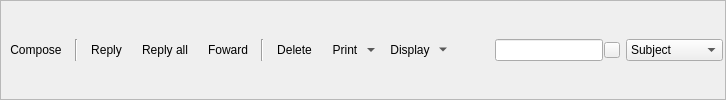
    <widget class="QFrame" name="frame">
     <property name="minimumSize">
      <size>
       <width>0</width>
       <height>0</height>
      </size>
     </property>
     <property name="styleSheet">
      <string notr="true">QFrame#frame{ 
background-color: qlineargradient(x1:0, y1:0, x2:0, y2:1,
stop:0 #FEFEFE, stop:1 #E8E8E8);

border: 1px solid #CCCCCC;}</string>
     </property>
     <property name="frameShape">
      <enum>QFrame::StyledPanel</enum>
     </property>
     <property name="frameShadow">
      <enum>QFrame::Raised</enum>
     </property>
     <layout class="QGridLayout" name="gridLayout">
      <property name="margin">
       <number>2</number>
      </property>
      <property name="horizontalSpacing">
       <number>6</number>
      </property>
      <item row="0" column="0">
       <widget class="QToolButton" name="newmessageButton">
        <property name="minimumSize">
         <size>
          <width>0</width>
          <height>0</height>
         </size>
        </property>
        <property name="maximumSize">
         <size>
          <width>167777</width>
          <height>167777</height>
         </size>
        </property>
        <property name="toolTip">
         <string>&lt;html&gt;&lt;head&gt;&lt;meta name=&quot;qrichtext&quot; content=&quot;1&quot; /&gt;&lt;style type=&quot;text/css&quot;&gt;
p, li { white-space: pre-wrap; }
&lt;/style&gt;&lt;/head&gt;&lt;body style=&quot; font-family:'Arial'; font-size:8pt; font-weight:400; font-style:normal; text-decoration:none;&quot;&gt;
&lt;p style=&quot; margin-top:0px; margin-bottom:0px; margin-left:0px; margin-right:0px; -qt-block-indent:0; text-indent:0px;&quot;&gt;New Message&lt;/p&gt;&lt;/body&gt;&lt;/html&gt;</string>
        </property>
        <property name="styleSheet">
         <string notr="true"/>
        </property>
        <property name="text">
         <string>Compose</string>
        </property>
        <property name="icon">
         <iconset resource="images.qrc">
          <normaloff>:/images/folder-draft24.png</normaloff>:/images/folder-draft24.png</iconset>
        </property>
        <property name="iconSize">
         <size>
          <width>24</width>
          <height>24</height>
         </size>
        </property>
        <property name="toolButtonStyle">
         <enum>Qt::ToolButtonIconOnly</enum>
        </property>
        <property name="autoRaise">
         <bool>true</bool>
        </property>
       </widget>
      </item>
      <item row="0" column="1">
       <widget class="Line" name="line">
        <property name="orientation">
         <enum>Qt::Vertical</enum>
        </property>
       </widget>
      </item>
      <item row="0" column="2">
       <widget class="QToolButton" name="replymessageButton">
        <property name="sizePolicy">
         <sizepolicy hsizetype="Fixed" vsizetype="Fixed">
          <horstretch>0</horstretch>
          <verstretch>0</verstretch>
         </sizepolicy>
        </property>
        <property name="minimumSize">
         <size>
          <width>0</width>
          <height>0</height>
         </size>
        </property>
        <property name="maximumSize">
         <size>
          <width>16777</width>
          <height>16777</height>
         </size>
        </property>
        <property name="toolTip">
         <string>&lt;html&gt;&lt;head&gt;&lt;meta name=&quot;qrichtext&quot; content=&quot;1&quot; /&gt;&lt;style type=&quot;text/css&quot;&gt;
p, li { white-space: pre-wrap; }
&lt;/style&gt;&lt;/head&gt;&lt;body style=&quot; font-family:'Arial'; font-size:8pt; font-weight:400; font-style:normal; text-decoration:none;&quot;&gt;
&lt;p style=&quot; margin-top:0px; margin-bottom:0px; margin-left:0px; margin-right:0px; -qt-block-indent:0; text-indent:0px;&quot;&gt;reply to selected message&lt;/p&gt;&lt;/body&gt;&lt;/html&gt;</string>
        </property>
        <property name="styleSheet">
         <string notr="true"/>
        </property>
        <property name="text">
         <string>Reply</string>
        </property>
        <property name="icon">
         <iconset resource="images.qrc">
          <normaloff>:/images/replymail-pressed.png</normaloff>:/images/replymail-pressed.png</iconset>
        </property>
        <property name="iconSize">
         <size>
          <width>24</width>
          <height>24</height>
         </size>
        </property>
        <property name="toolButtonStyle">
         <enum>Qt::ToolButtonIconOnly</enum>
        </property>
        <property name="autoRaise">
         <bool>true</bool>
        </property>
       </widget>
      </item>
      <item row="0" column="3">
       <widget class="QToolButton" name="replyallmessageButton">
        <property name="minimumSize">
         <size>
          <width>0</width>
          <height>0</height>
         </size>
        </property>
        <property name="maximumSize">
         <size>
          <width>16777</width>
          <height>16777</height>
         </size>
        </property>
        <property name="text">
         <string>Reply all</string>
        </property>
        <property name="icon">
         <iconset resource="images.qrc">
          <normaloff>:/images/replymailall24-hover.png</normaloff>:/images/replymailall24-hover.png</iconset>
        </property>
        <property name="iconSize">
         <size>
          <width>24</width>
          <height>24</height>
         </size>
        </property>
        <property name="toolButtonStyle">
         <enum>Qt::ToolButtonIconOnly</enum>
        </property>
        <property name="autoRaise">
         <bool>true</bool>
        </property>
       </widget>
      </item>
      <item row="0" column="4">
       <widget class="QToolButton" name="forwardmessageButton">
        <property name="minimumSize">
         <size>
          <width>0</width>
          <height>0</height>
         </size>
        </property>
        <property name="maximumSize">
         <size>
          <width>16777</width>
          <height>16777</height>
         </size>
        </property>
        <property name="text">
         <string>Foward</string>
        </property>
        <property name="icon">
         <iconset resource="images.qrc">
          <normaloff>:/images/mailforward24-hover.png</normaloff>:/images/mailforward24-hover.png</iconset>
        </property>
        <property name="iconSize">
         <size>
          <width>24</width>
          <height>24</height>
         </size>
        </property>
        <property name="toolButtonStyle">
         <enum>Qt::ToolButtonIconOnly</enum>
        </property>
        <property name="autoRaise">
         <bool>true</bool>
        </property>
       </widget>
      </item>
      <item row="0" column="5">
       <widget class="Line" name="line_2">
        <property name="orientation">
         <enum>Qt::Vertical</enum>
        </property>
       </widget>
      </item>
      <item row="0" column="6">
       <widget class="QToolButton" name="removemessageButton">
        <property name="minimumSize">
         <size>
          <width>0</width>
          <height>0</height>
         </size>
        </property>
        <property name="maximumSize">
         <size>
          <width>16777</width>
          <height>16777</height>
         </size>
        </property>
        <property name="toolTip">
         <string>&lt;html&gt;&lt;head&gt;&lt;meta name=&quot;qrichtext&quot; content=&quot;1&quot; /&gt;&lt;style type=&quot;text/css&quot;&gt;
p, li { white-space: pre-wrap; }
&lt;/style&gt;&lt;/head&gt;&lt;body style=&quot; font-family:'Arial'; font-size:8pt; font-weight:400; font-style:normal; text-decoration:none;&quot;&gt;
&lt;p style=&quot; margin-top:0px; margin-bottom:0px; margin-left:0px; margin-right:0px; -qt-block-indent:0; text-indent:0px;&quot;&gt;remove selected message&lt;/p&gt;&lt;/body&gt;&lt;/html&gt;</string>
        </property>
        <property name="styleSheet">
         <string notr="true"/>
        </property>
        <property name="text">
         <string>Delete</string>
        </property>
        <property name="icon">
         <iconset resource="images.qrc">
          <normaloff>:/images/deletemail24.png</normaloff>:/images/deletemail24.png</iconset>
        </property>
        <property name="iconSize">
         <size>
          <width>24</width>
          <height>24</height>
         </size>
        </property>
        <property name="toolButtonStyle">
         <enum>Qt::ToolButtonIconOnly</enum>
        </property>
        <property name="autoRaise">
         <bool>true</bool>
        </property>
       </widget>
      </item>
      <item row="0" column="7">
       <widget class="QToolButton" name="printbutton">
        <property name="sizePolicy">
         <sizepolicy hsizetype="Fixed" vsizetype="Fixed">
          <horstretch>0</horstretch>
          <verstretch>0</verstretch>
         </sizepolicy>
        </property>
        <property name="minimumSize">
         <size>
          <width>0</width>
          <height>0</height>
         </size>
        </property>
        <property name="maximumSize">
         <size>
          <width>16777</width>
          <height>16777</height>
         </size>
        </property>
        <property name="text">
         <string>Print</string>
        </property>
        <property name="icon">
         <iconset resource="images.qrc">
          <normaloff>:/images/print24.png</normaloff>:/images/print24.png</iconset>
        </property>
        <property name="iconSize">
         <size>
          <width>24</width>
          <height>24</height>
         </size>
        </property>
        <property name="popupMode">
         <enum>QToolButton::MenuButtonPopup</enum>
        </property>
        <property name="toolButtonStyle">
         <enum>Qt::ToolButtonIconOnly</enum>
        </property>
        <property name="autoRaise">
         <bool>true</bool>
        </property>
       </widget>
      </item>
      <item row="0" column="8">
       <widget class="QToolButton" name="viewtoolButton">
        <property name="sizePolicy">
         <sizepolicy hsizetype="Fixed" vsizetype="Fixed">
          <horstretch>0</horstretch>
          <verstretch>0</verstretch>
         </sizepolicy>
        </property>
        <property name="text">
         <string>Display</string>
        </property>
        <property name="icon">
         <iconset resource="images.qrc">
          <normaloff>:/images/looknfeel.png</normaloff>:/images/looknfeel.png</iconset>
        </property>
        <property name="iconSize">
         <size>
          <width>24</width>
          <height>24</height>
         </size>
        </property>
        <property name="popupMode">
         <enum>QToolButton::MenuButtonPopup</enum>
        </property>
        <property name="autoRaise">
         <bool>true</bool>
        </property>
       </widget>
      </item>
      <item row="0" column="9">
       <spacer name="horizontalSpacer">
        <property name="orientation">
         <enum>Qt::Horizontal</enum>
        </property>
        <property name="sizeHint" stdset="0">
         <size>
          <width>40</width>
          <height>20</height>
         </size>
        </property>
       </spacer>
      </item>
      <item row="0" column="10">
       <layout class="QHBoxLayout" name="horizontalLayout">
        <property name="spacing">
         <number>1</number>
        </property>
        <item>
         <widget class="QLineEdit" name="filterPatternLineEdit"/>
        </item>
        <item>
         <widget class="QPushButton" name="clearButton">
          <property name="minimumSize">
           <size>
            <width>16</width>
            <height>16</height>
           </size>
          </property>
          <property name="maximumSize">
           <size>
            <width>16</width>
            <height>16</height>
           </size>
          </property>
          <property name="toolTip">
           <string>Reset</string>
          </property>
          <property name="styleSheet">
           <string notr="true">QPushButton
{
 border-image: url(:/images/closenormal.png) 
}
                                
QPushButton:hover 
{
border-image: url(:/images/closehover.png) 
}
                                
QPushButton:pressed  {
border-image: url(:/images/closepressed.png) 
}</string>
          </property>
          <property name="text">
           <string/>
          </property>
         </widget>
        </item>
       </layout>
      </item>
      <item row="0" column="11">
       <widget class="QComboBox" name="filterColumnComboBox">
        <property name="currentIndex">
         <number>1</number>
        </property>
        <item>
         <property name="text">
          <string>Attachments</string>
         </property>
        </item>
        <item>
         <property name="text">
          <string>Subject</string>
         </property>
        </item>
        <item>
         <property name="text">
          <string>From</string>
         </property>
        </item>
        <item>
         <property name="text">
          <string>Date</string>
         </property>
        </item>
       </widget>
      </item>
     </layout>
    </widget>
